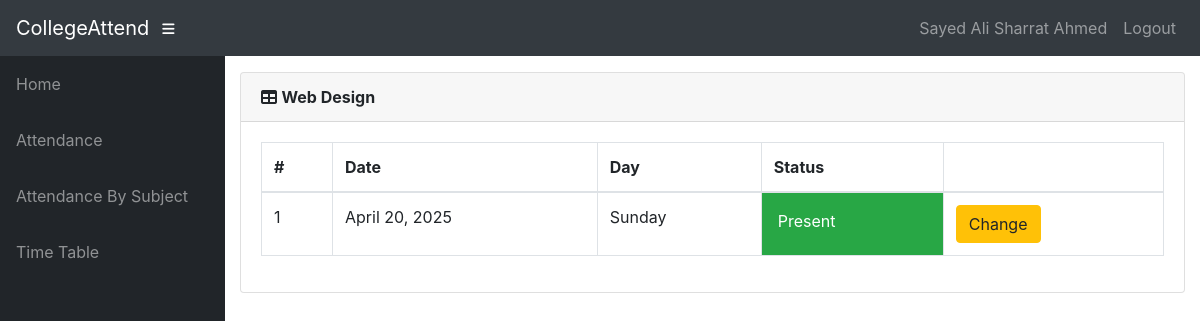
Before: /info/teacher/1308202100080/IT-402/attendance/ (signed in) with the older database file.
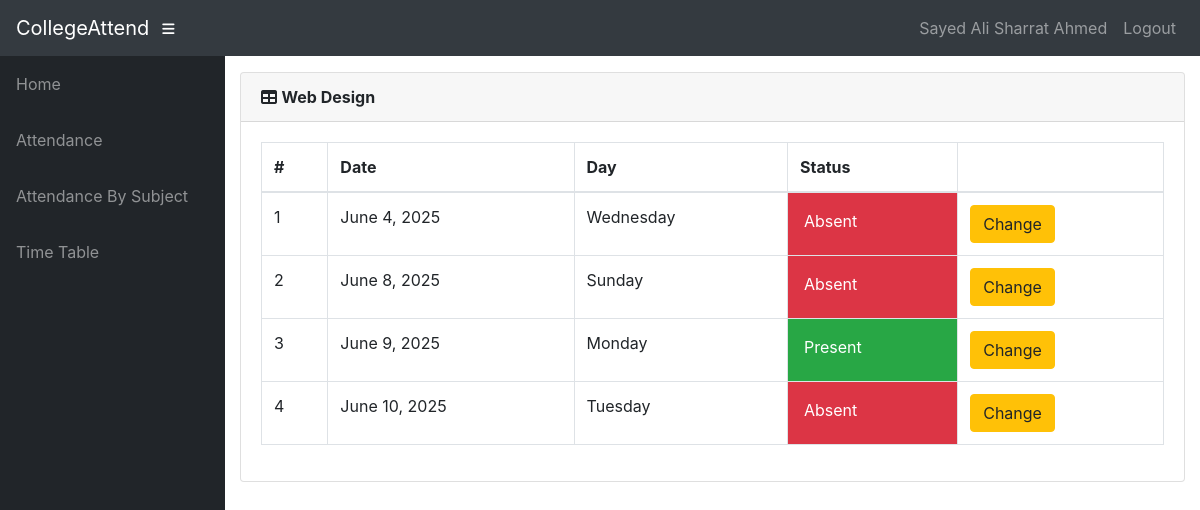
After: the same page with the newer database file.
### info/models.py (models this page shows, shortened)
class Attendance(models.Model):
    course = models.ForeignKey(Course, on_delete=models.CASCADE)
    student = models.ForeignKey(Student, on_delete=models.CASCADE)
    attendanceclass = models.ForeignKey(AttendanceClass, on_delete=models.CASCADE, default=1)
    date = models.DateField(default='2025-03-01')
    status = models.BooleanField(default='True')

### info/views.py (the view)
@login_required()
def t_attendance_detail(request, stud_id, course_id):
    stud = get_object_or_404(Student, USN=stud_id)
    cr = get_object_or_404(Course, id=course_id)
    att_list = Attendance.objects.filter(course=cr, student=stud).order_by('date')
    return render(request, 'info/t_att_detail.html', {'att_list': att_list, 'cr': cr})

### info/models.py (called while the page is built)
    @property
    def is_student(self):
        if hasattr(self, 'student'):
            return True
        return False

### info/templates/info/t_att_detail.html (shortened to what this page needs)
<!DOCTYPE html>
<html lang="en">
<head>
    {% extends 'info/base.html' %}
    {% load static %}
    {% block content %}
        <div class="card mb-3">
            <div class="card-header">
              <i class="fas fa-table"></i>
            <strong>{{ cr.name }}</strong></div>
            <div class="card-body">
              <div class="table-responsive">
                <table class="table table-bordered" id="dataTable" width="100%" cellspacing="0">
                  <thead>
                    <tr>
                        <th>#</th>
                        <th>Date</th>
                        <th>Day</th>
                        <th>Status</th>
                        <th></th>
                    </tr>
                  </thead>
                  <tbody>
                        {% for a in att_list %}
                        <tr class="row100 body">
                            <td>{{ forloop.counter }}</td>
                            <td>{{ a.date }}</td>
                            <td>{{ a.date|date:"l" }}</td>
                            {% if a.status %}
                            <td class="p-3 mb-2 bg-success text-white">Present </td>
                            {% else %}
                            <td class="p-3 mb-2 bg-danger text-white">Absent <span class="glyphicon glyphicon-thumbs-down"></span</td>
                            {% endif %}
                            <td><a class="btn btn-warning" href="{% url 'change_att' a.id %}">Change</a> </td>
                        </tr>
                    {% empty %}
                            <p>student has no attendance</p>
                    {% endfor %}
                  </tbody>
                </table>
              </div>
            </div>
          </div>
    {% endblock %}

Changed rows visible on the page:
removed Attendance: date "April 20, 2025", date "Sunday", status "Present"
added Attendance: date "June 4, 2025", date "Wednesday", status "Absent"
added Attendance: date "June 8, 2025", date "Sunday", status "Absent"
added Attendance: date "June 9, 2025", date "Monday", status "Present"
added Attendance: date "June 10, 2025", date "Tuesday", status "Absent"
